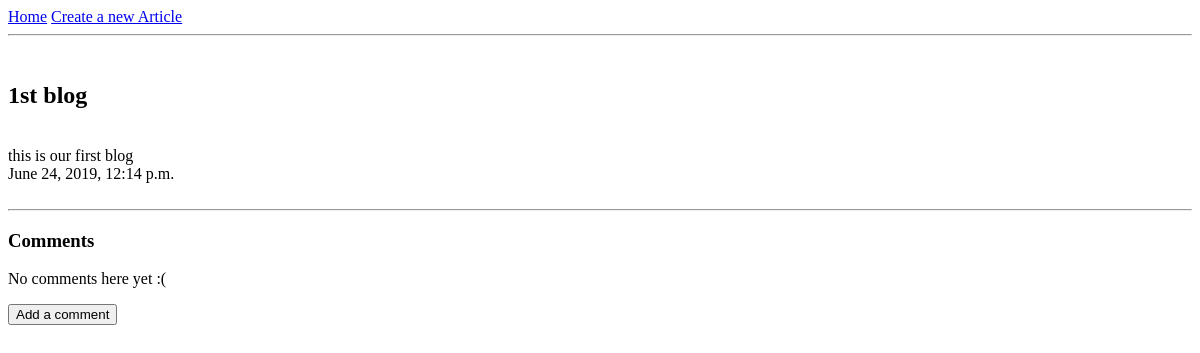
The app's page /1/, older data.
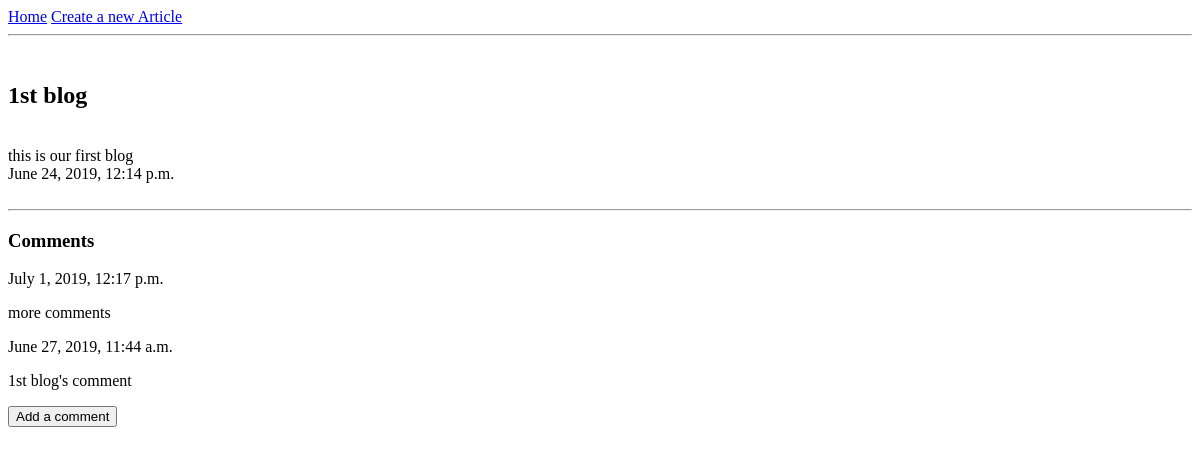
The same page, newer data.
### blog/models.py (models this page shows, shortened)
class Comment(models.Model):
    post = models.ForeignKey(Article, on_delete=models.CASCADE, related_name='comments')
    text = models.TextField()
    created_at = models.DateTimeField(auto_now_add=True)
    is_approved = models.BooleanField(default=False)
    class Meta:
        ordering = ['-created_at']

### blog/views.py (the view)
# urls.py: path('<int:pk>/', blog_views.blog_detail,name="blog-detail"),
def blog_detail(request,pk):
    article = Article.objects.get(pk=pk)
    form = CreateCommentForm()
    return render(request, 'article_detail.html', {'article':article, 'form': form})

### templates/article_detail.html (shortened to what this page needs)
{% extends 'base.html' %}
    {% block content %}
        <h2>{{ article.title }}</h2><br>
        {{ article.description }}<br>
        {{ article.created_at }}
        <br><br>
        <hr>
        <h3>Comments</h3>
        {% for comment in article.comments.all %}
            {% if comment.is_approved %}
                {{ comment.created_at }}
            <p>{{ comment.text|linebreaks }}</p>
            {% endif %}
        {% empty %}
            <p>No comments here yet :(</p>
        {% endfor %}
        <button onClick="divFunction()" >Add a comment</button>
    {% endblock %}

Row changes from the older to the newer data that the page shows:
added Comment: created_at "July 1, 2019, 12:17 p.m.", text "more comments"
added Comment: created_at "June 27, 2019, 11:44 a.m.", text "1st blog's comment"
Text that changed along with them:
text no longer shown: "No comments here yet :("
